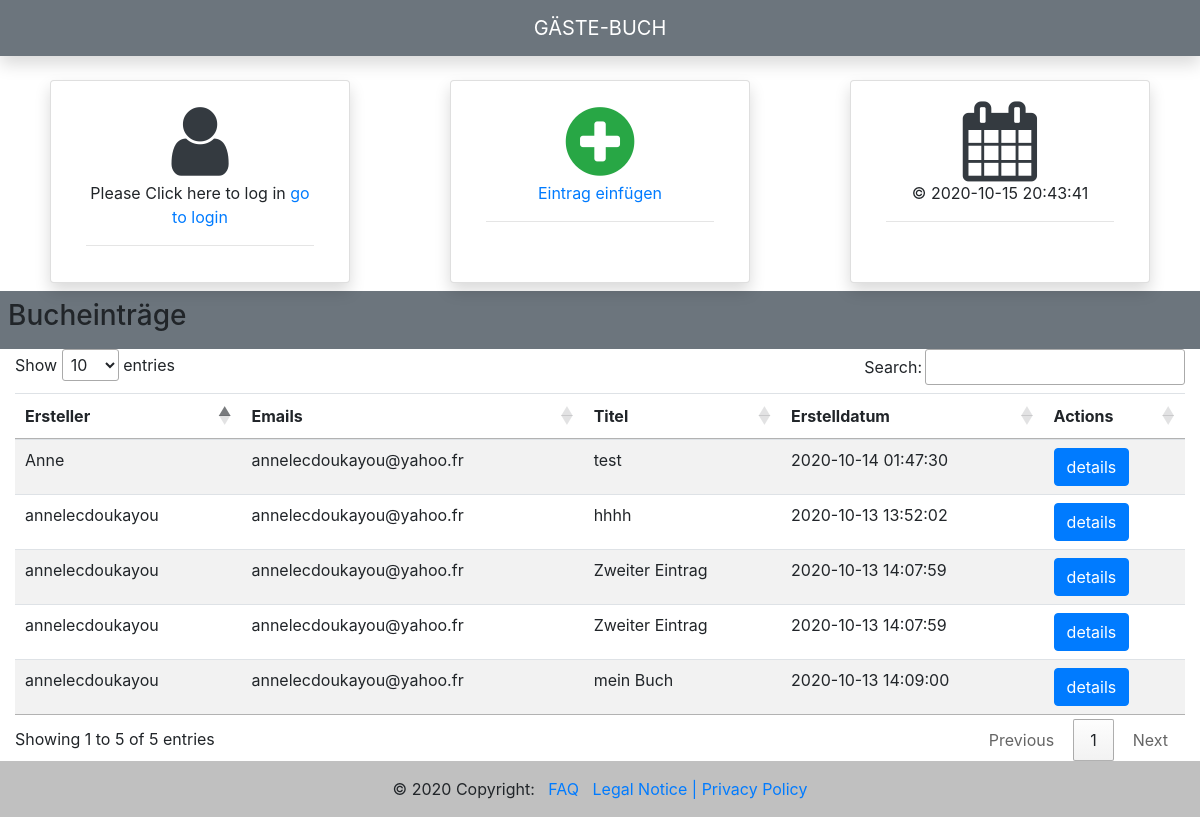
Page /Template/Pages/Dashboard.php on the earlier database version.
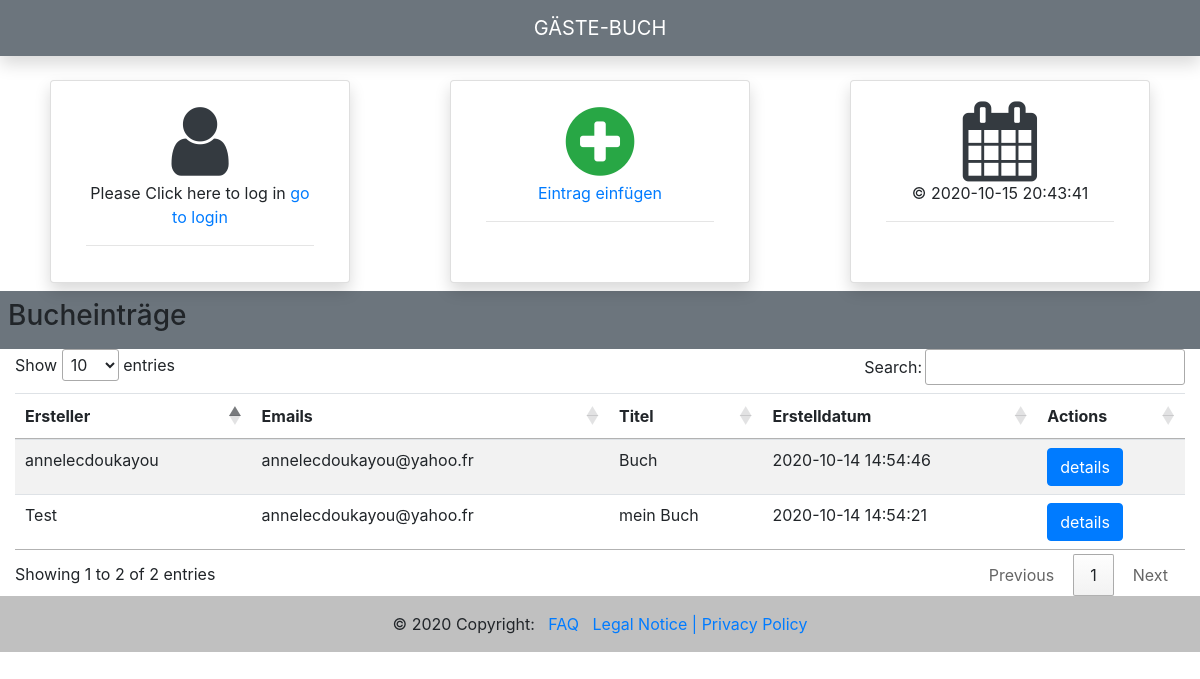
Same page on the later database version.
### tables this page shows
CREATE TABLE BOOKENTRY
      (ID INTEGER PRIMARY KEY    NOT NULL,
      TITEL           TEXT    NOT NULL,
      CONTENT         TEXT    NOT NULL,
      DATE            DATETIME    NOT NULL ,
      USERID          INT     NOT NULL);

CREATE TABLE USER
      (ID INTEGER PRIMARY KEY    NOT NULL,
      USERNAME        TEXT    NOT NULL,
      EMAIL           TEXT    NOT NULL,
      PASSWORD        TEXT    NOT NULL);

### Model/DBconnexion/DAOBookEntry.php (called while the page is built, shortened)
<?php
require_once($_SERVER["DOCUMENT_ROOT"]."/Online-G-stebuch/Template/Pages/BookEntry.php");
class DAOBookEntry extends DAO implements IDAOBookEntry{
    public function getAll()
    {
        $db = new MyDB();
        $stmt = $db->prepare("SELECT b.id, b.titel,b.content,b.date,b.userid,u.email,u.username FROM BOOKENTRY b join USER u on u.id=b.userid");
        $stmt->execute();
        $result = $stmt->fetchAll(PDO::FETCH_CLASS, "BookEntry");
        return $result;
    }
}

### Template/Services/BookEntryService.php (called while the page is built, shortened)
<?php
 require_once $_SERVER["DOCUMENT_ROOT"] . "/Online-G-stebuch/Model/DBconnexion/DAOBookEntry.php";
class BookEntryService
{
    public function getAll()
    {
        $dbService = new DAOBookEntry();
        return $dbService->getAll();
    }
}

### Template/Pages/DashboardController.php (called while the page is built, shortened)
<?php
require_once $_SERVER["DOCUMENT_ROOT"] . "/Online-G-stebuch/Template/Services/BookEntryService.php";
$bookEntryService=new BookEntryService();
$BOOK_ENTRIES=$bookEntryService->getAll();

### Template/Pages/BookEntry.php (called while the page is built, shortened)
<?php
class BookEntry
{
	  private $titel;
    private $date;
    private $email;
    private $username;
	public function __construct() {
        $this->date = $this->DATE;
        $this->titel = $this->TITEL;
        $this->email = $this->EMAIL;
        $this->username = $this->USERNAME;
    }
	  public function getTitel(){
		return $this->titel;
	  }
    public function getDate(){
		return $this->date;
    }
    public function getUserEmail()
    {
    return $this->email;
    }
    public function getUsername()
    {
    return $this->username;
    }
}
?>

### Template/Pages/Dashboard.php (the view, shortened to what this page needs)
<?php require_once $_SERVER["DOCUMENT_ROOT"] . "/Online-G-stebuch/Template/Pages/DashboardController.php";?>
<?php require_once '../../Template/includes/head.php' ?>
<body>
<?php require_once '../../Template/includes/header2.php' ?>;
<main role="main" class="flex-shrink-0">
   <div class="container-fluid">
<div class="row mt-5 justify-content-around">
<div class="card shadow border-none col-md-3 m-2">
      <div class="card-body text-center">
        <h1 class="card-title m-auto text-dark"><i class="fa fa-user fa-2x" id="user"></i></h1 >
          <?php
          if (!isset($_SESSION['email'])){
                echo " Please Click here to  log in <a href='login.php'> go to login </a>" ;
          }else{
                echo $_SESSION['email'];
                 } ?>
        <hr>
      </div>
    </div>
    <div class="card shadow border-none col-md-3 m-2">
      <div class="card-body text-center">
        <h1 class="card-title m-auto text-success"><i class="fa fa-plus-circle fa-2x"></i></h1 >
        <a href="addEintrag.php" class="card-link">Eintrag einfügen</a>
        <hr>
      </div>
    </div>
    <div class="card shadow border-none col-md-3 m-2 ">
      <div class="card-body text-center">
        <h1 class="card-title m-auto text-dark"><i class="fa fa-calendar fa-2x"></i></h1 >
        <?php    $DateAndTime = date("m-d H:i:s", time()); echo"© 2020-". $DateAndTime ;?>
         <hr>
      </div>
    </div>
</div>
   <div id="row" class="form-inline row bg-secondary p-2" >
         <h3>Bucheinträge</h3>
    </div>
      <table  class="table table-striped " id="TableId" >
 <thead>
    <tr>
        <th>Ersteller</th>
        <th>Emails</th>
        <th>Titel </th>
        <th>Erstelldatum</th>
        <th>Actions</th>
    </tr>
    </thead>
    <?php
                foreach ($BOOK_ENTRIES as $value) {
                  echo "<tr>";
                  echo "<td>". $value->getUsername()."</td>";
                  echo "<td>". $value->getUserEmail()."</td>";
                  echo "<td>".$value->getTitel()."</td>";
                  echo "<td>". date("Y-m-d H:i:s", strtotime($value->getDate()))."</td>";
                  echo "<td> <form method='POST' action='eintragdetails.php' >
                  <input type='hidden' class='form-control' name='Bookid'  value=' ". $value->getId()." '>
                   <button type='submit' class='btn btn-primary'>details </button>
                  </form> </td>";
                  echo "</tr>";
               }
                  ?>
</table>
   </div>
</main>
</body>
  <?php require_once '../../Template/includes/footer.php'?>

Differences in the rows shown:
removed bookentry: USERID.USERNAME "annelecdoukayou", USERID.EMAIL "annelecdoukayou@yahoo.fr", TITEL "Zweiter Eintrag", DATE "2020-10-13 14:07:59"
removed bookentry: USERID.USERNAME "annelecdoukayou", USERID.EMAIL "annelecdoukayou@yahoo.fr", TITEL "Zweiter Eintrag", DATE "2020-10-13 14:07:59"
removed bookentry: USERID.USERNAME "annelecdoukayou", USERID.EMAIL "annelecdoukayou@yahoo.fr", TITEL "mein Buch", DATE "2020-10-13 14:09:00"
removed bookentry: USERID.USERNAME "Anne", USERID.EMAIL "annelecdoukayou@yahoo.fr", TITEL "test", DATE "2020-10-14 01:47:30"
changed bookentry: USERID.USERNAME "annelecdoukayou" → "Test"; TITEL "hhhh" → "mein Buch"; DATE "2020-10-13 13:52:02" → "2020-10-14 14:54:21"
added bookentry: USERID.USERNAME "annelecdoukayou", USERID.EMAIL "annelecdoukayou@yahoo.fr", TITEL "Buch", DATE "2020-10-14 14:54:46"
Other differences:
text written by a page script: "Show entries Search: Showing 1 to 5 of 5 entries Previous 1 Next" → "Show entries Search: Showing 1 to 2 of 2 entries Previous 1 Next"
